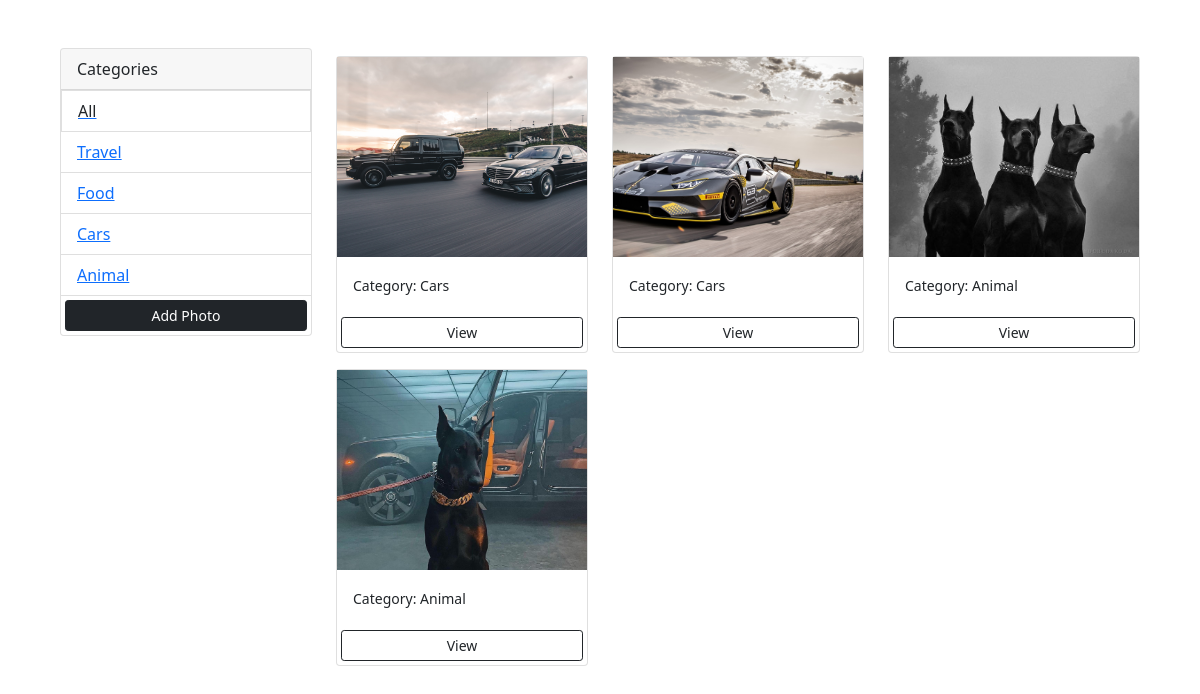
The app's page /, older data.
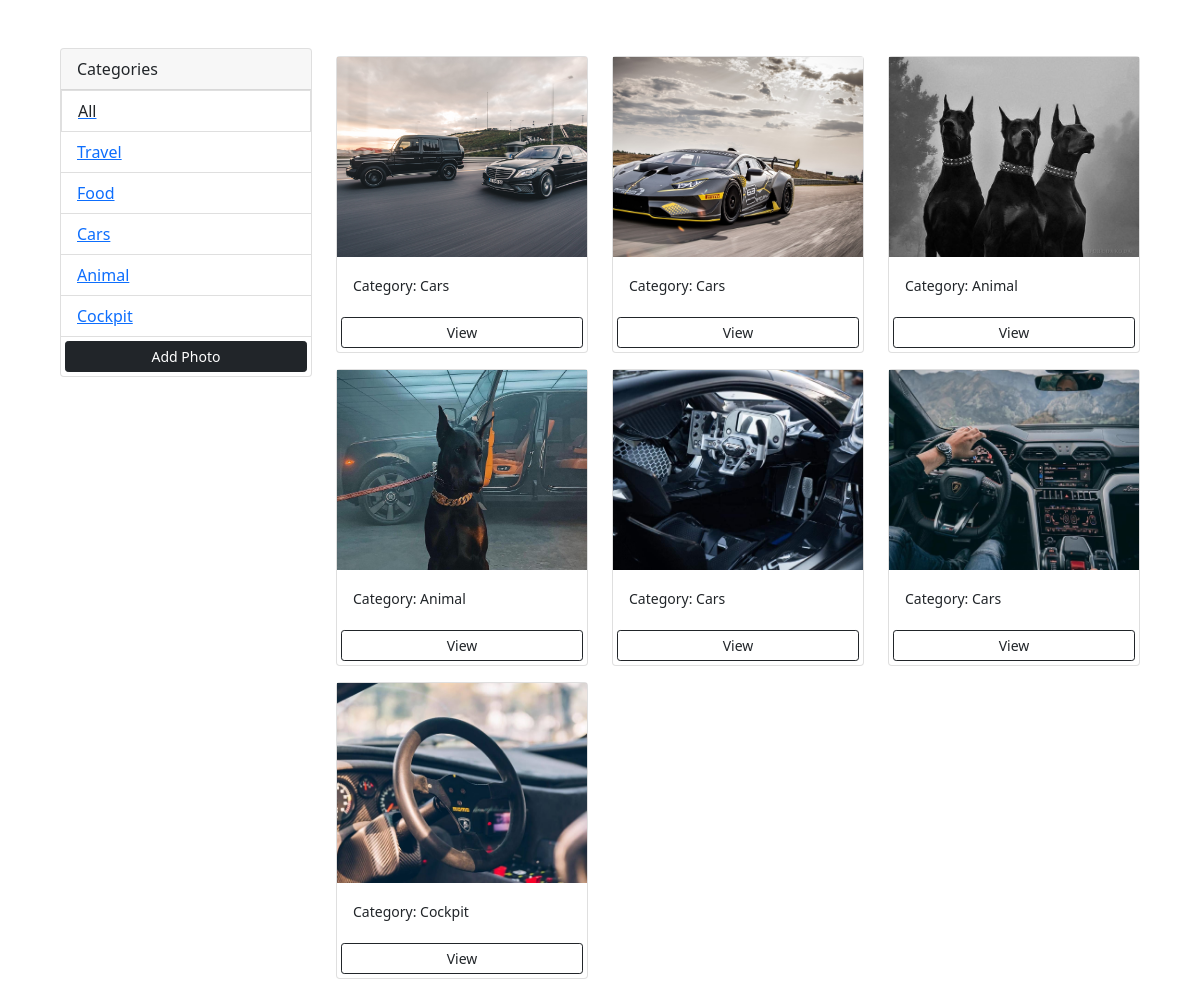
The same page, newer data.
### photos/models.py (models this page shows, shortened)
class Category(models.Model):
  name = models.CharField(max_length=100, null=False, blank=False)

class Photo(models.Model):
  category = models.ForeignKey(Category,on_delete=models.SET_NULL,null=True, blank=True)
  image = models.ImageField(null=False, blank=False)
  description = models.TextField()

### photos/views.py (the view)
# urls.py: path('',views.gallery, name='gallery'),
def gallery(request):
  category = request.GET.get('category')
  if category == None:
    photos = Photo.objects.all()
  else:
    photos = Photo.objects.filter(category__name=category)
  categories = Category.objects.all()
  context = {'categories':categories, 'photos':photos}
  return render(request,'photos/gallery.html',context)

### photos/templates/photos/gallery.html (shortened to what this page needs)
<!DOCTYPE html>
<html lang="en">
  <head>
    <link
      href="https://cdn.jsdelivr.net/npm/bootstrap@5.0.2/dist/css/bootstrap.min.css"
      rel="stylesheet"
    />
  </head>
  <body class="m-5">
    <div class="container">
      <div class="row">
        <div class="col-md-3">
          <div class="card">
            <div class="card-header">
              Categories
            </div>
            <ul class="list-group list-group-flush">
              <a href="{% url 'gallery' %}"><li class="list-group-item">All</li></a>
              {% for category in categories %}
                <li class="list-group-item">
                  <a href="{% url 'gallery' %}?category={{category.name}}">
                    {{category.name}}
                  </a>
                </li>
              {% endfor %}
              <a href="{% url 'add' %}" class="btn btn-block btn-dark btn-sm m-1">
                Add Photo
              </a>
            </ul>
          </div>
        </div>
        <div class="col-md-9">
          <div class="row">
            {% for photo in photos %}
            <div class="col-md-4">
              <div class="card my-2">
                <img class="image-thumbnail" src="{{photo.image.url}}" class="card-img-top" alt="..." />
                <div class="card-body">
                  <small class="card-text">Category: {{photo.category.name}}</small>
                </div>
                <a href="{% url 'photo' photo.id %}" class="btn btn-outline-dark btn-sm m-1">View</a>
              </div>
            </div>
            {% empty %}
              <h3>No Photos...</h3>
            {% endfor %}
          </div>
        </div>
      </div>
    </div>
  </body>
</html>

Row changes from the older to the newer data that the page shows:
added Category: name "Cockpit"
added Photo: image (picture), category.name "Cars"
added Photo: image (picture), category.name "Cars"
added Photo: image (picture), category.name "Cockpit"
